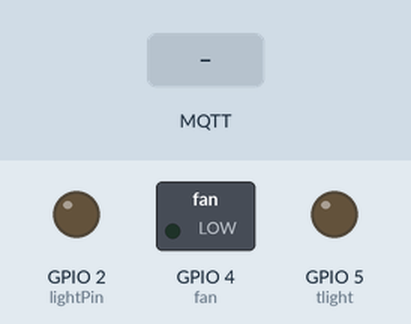
A sketch run on a simulated ESP8266 (NodeMCU). Shown: switched loads named in the sketch (green lamp = pin HIGH), output pins drawn as LEDs (lit = HIGH). The inputs (shaded band) are chosen by the test bench. WiFi joins after 1.5 s; servers stay silent unless stated; no MQTT or app messages arrive unless stated; what the sketch prints to the serial monitor is not drawn.

Above: at 4.8 s.
4.9 s: MQTT message "0" arrives on the first subscribed topic
At 5.4 s:
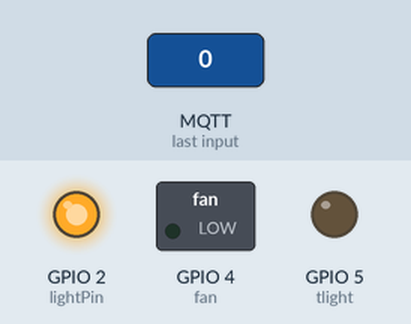
6.4 s: MQTT message "1" arrives on the first subscribed topic
At 7.6 s:
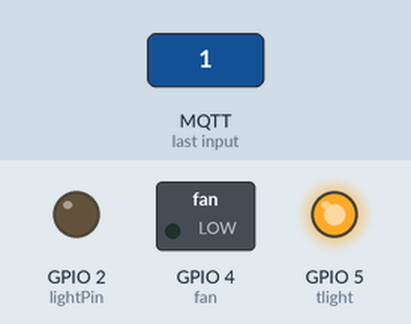
7.9 s: MQTT message "2" arrives on the first subscribed topic
At 9.0 s:
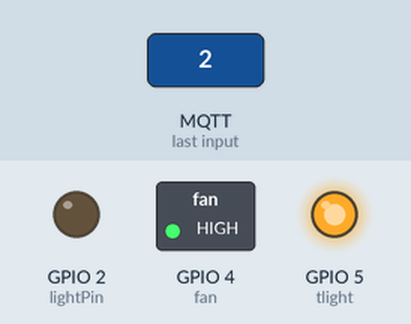
9.4 s: MQTT message "3" arrives on the first subscribed topic
At 10.2 s:
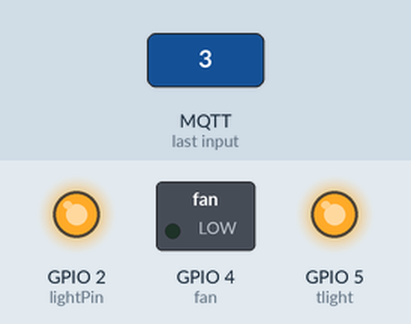
Timing chart, 0 to 11.9 s (numbered marks = the images above; inputs shaded):
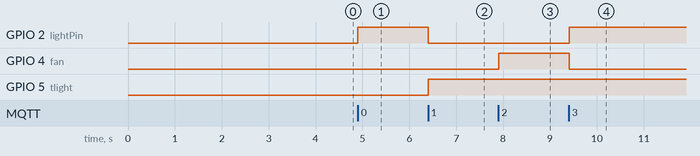

The sketch:

iotforpi_jjn.ino
```cpp
//created by kdragon

#include <ESP8266WiFi.h>
#include <PubSubClient.h>


//EDIT THESE LINES TO MATCH YOUR SETUP
#define MQTT_SERVER "192.168.1.100" //for raspberrypi change the ip accordingly , see github pubsubclient          //   "ws://192.168.43.175:9001/mqtt";
const char* ssid = "sadlec_wifi";
const char* password = "password";

//LED on ESP8266 GPIO2
const int lightPin = 2;
const int tlight = 5;
const int fan = 4;

char* lightTopic = "killer/l";


WiFiClient wifiClient;
void callback(char* topic, byte* payload, unsigned int length);

PubSubClient client(MQTT_SERVER, 1883, callback, wifiClient);   //for raspberrypi change the ip/port accordingly

void setup() {
  //initialize the light as an output and set to LOW (off)
  pinMode(lightPin, OUTPUT);
  pinMode(tlight, OUTPUT);
  pinMode(fan, OUTPUT);
  digitalWrite(lightPin, LOW);
  digitalWrite(tlight, LOW);

  client.setCallback(callback);
  //start the serial line for debugging
  Serial.begin(115200);
  delay(100);


  //start wifi subsystem
  WiFi.begin(ssid, password);
  //attempt to connect to the WIFI network and then connect to the MQTT server
  reconnect();

  //wait a bit before starting the main loop
      delay(2000);
}


void loop(){

  //reconnect if connection is lost
  if (!client.connected() && WiFi.status() == 3) {reconnect();}

  //maintain MQTT connection
  client.loop();

  //MUST delay to allow ESP8266 WIFI functions to run
  delay(10);
}


void callback(char* topic, byte* payload, unsigned int length) {

    client.setCallback(callback);
  //convert topic to string to make it easier to work with
  String topicStr = topic;

  //Print out some debugging info
  Serial.println("Callback update.");
  Serial.print("Topic: ");
  Serial.println(topicStr);

  //turn the light on if the payload is '1' and publish to the MQTT server a confirmation message
  if(payload[0] == '0'){
    digitalWrite(lightPin, HIGH);
    digitalWrite(tlight, LOW);
    client.publish("killer/l", "Light Off");

  }

  //turn the light off if the payload is '0' and publish to the MQTT server a confirmation message
  else if (payload[0] == '1'){
    digitalWrite(lightPin, LOW);
    digitalWrite(tlight, HIGH);
    client.publish("killer/l", "Light On");
  }

else if (payload[0] == '2'){
    digitalWrite(lightPin, LOW);
    digitalWrite(fan, HIGH);
    client.publish("killer/l", "Fan On");
  }

  else if (payload[0] == '3'){
    digitalWrite(lightPin, HIGH);
    digitalWrite(fan, LOW);
    client.publish("killer/l", "Fan Off");
  }

}


void reconnect() {

  //attempt to connect to the wifi if connection is lost
  if(WiFi.status() != WL_CONNECTED){
    //debug printing
    Serial.print("Connecting to ");
    Serial.println(ssid);

    //loop while we wait for connection
    while (WiFi.status() != WL_CONNECTED) {
      delay(500);
      Serial.print(".");
    }

    //print out some more debug once connected
    Serial.println("");
    Serial.println("WiFi connected");
    Serial.println("IP address: ");
    Serial.println(WiFi.localIP());
  }

  //make sure we are connected to WIFI before attemping to reconnect to MQTT
  if(WiFi.status() == WL_CONNECTED){
  // Loop until we're reconnected to the MQTT server
    while (!client.connected()) {
      Serial.print("Attempting MQTT connection...");

      String clientName;
      clientName = "clientidhaimeraye";

      //if connected, subscribe to the topic(s) we want to be notified about
      if (client.connect((char*) clientName.c_str())) {
        Serial.print("\tMTQQ Connected");
        client.subscribe(lightTopic);
      }

      //otherwise print failed for debugging
      else{Serial.println("\tFailed."); abort();}
    }
  }
}
```

Measured:
- after the input at 4.9 s, GPIO 2 (lightPin): LOW → HIGH at once
- after the input at 6.4 s, GPIO 2 (lightPin): HIGH → LOW at once; GPIO 5 (tlight): LOW → HIGH at once
- after the input at 7.9 s, GPIO 4 (fan): LOW → HIGH at once
- after the input at 9.4 s, GPIO 2 (lightPin): LOW → HIGH at once; GPIO 4 (fan): HIGH → LOW at once
